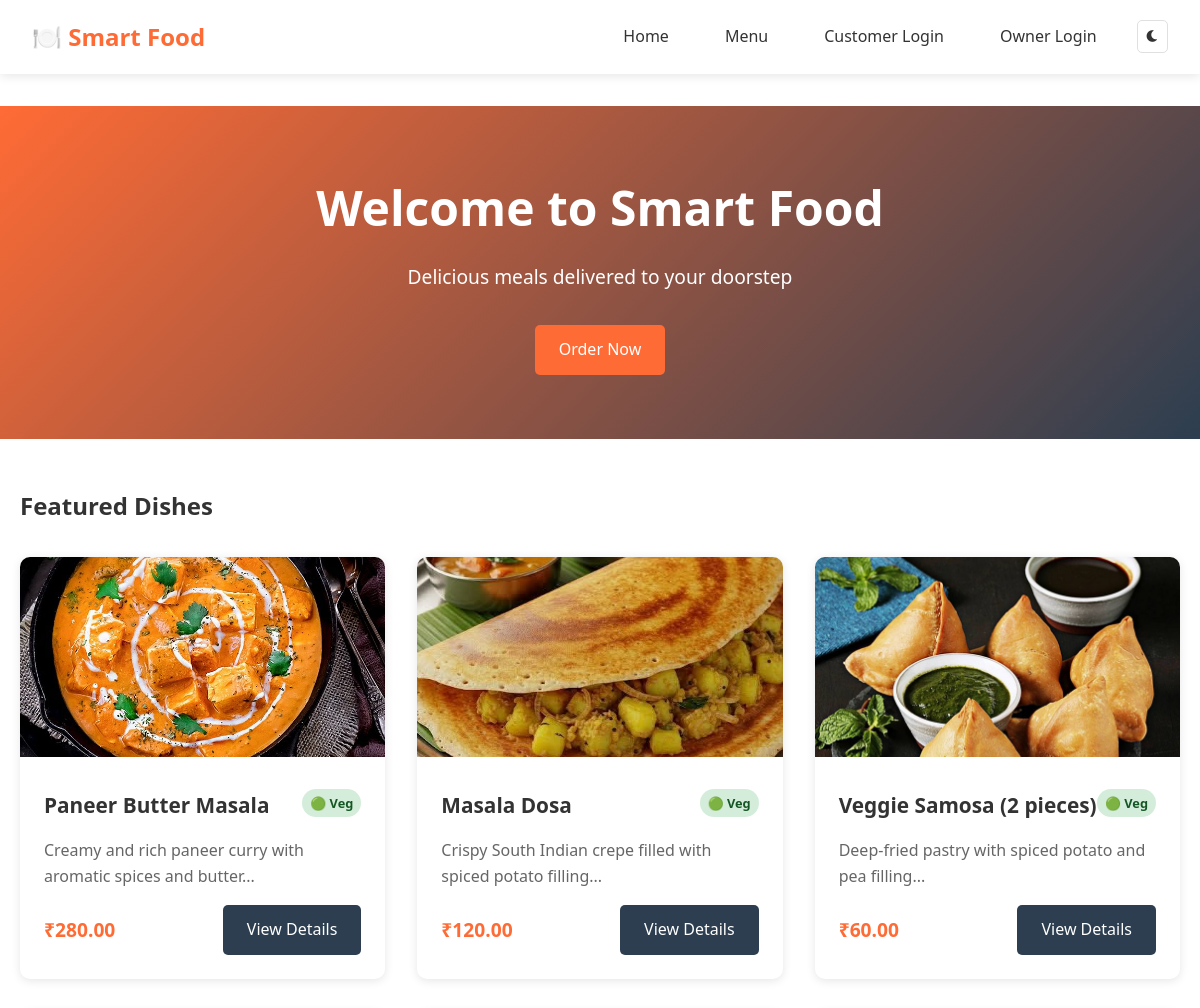
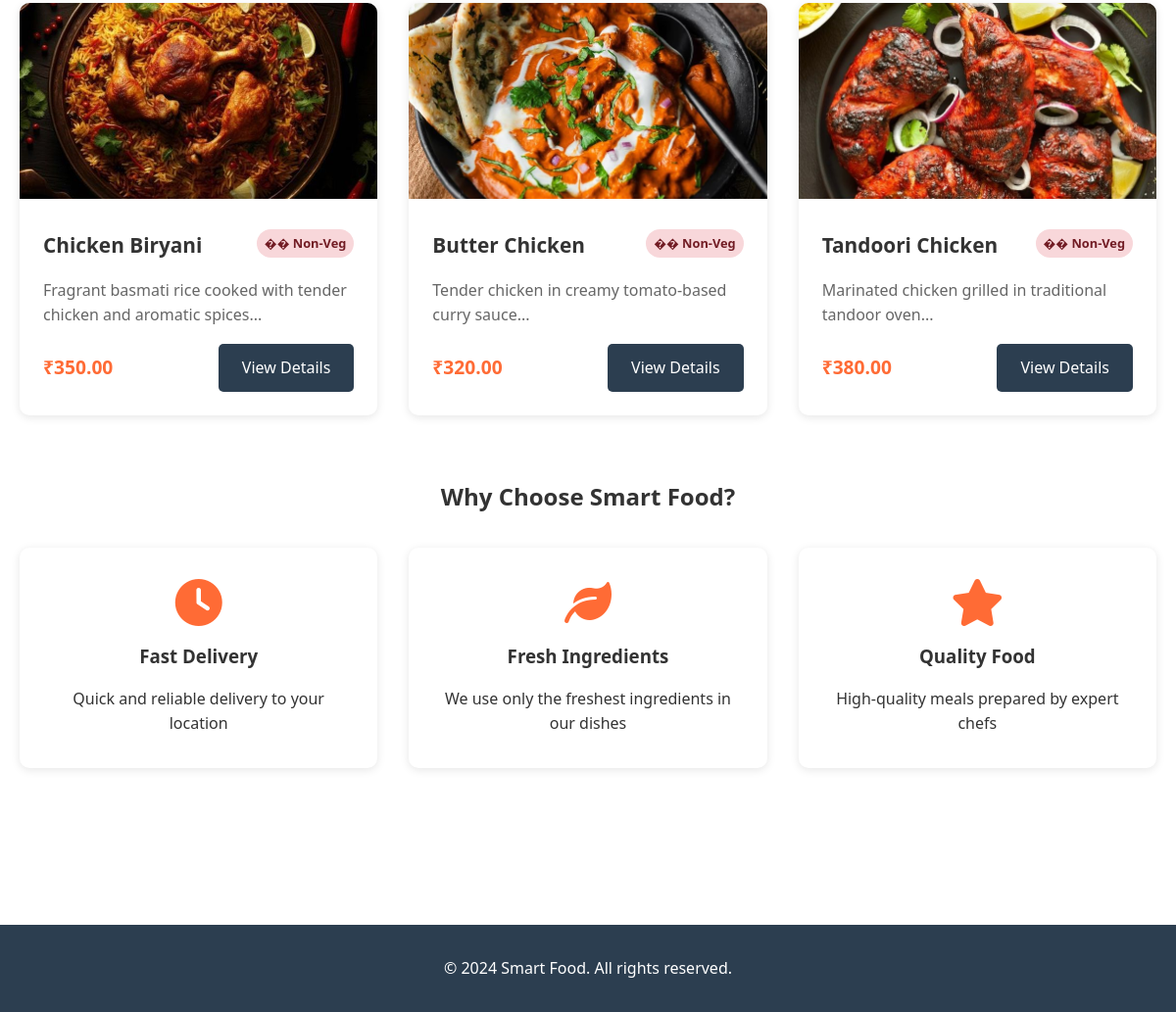
The page / on the database its author committed (2 pictures, top to bottom).
### models/models.py (models this page shows, shortened)
class Dish(db.Model):
    __tablename__ = 'dishes'
    id = db.Column(db.Integer, primary_key=True)
    name = db.Column(db.String(100), nullable=False)
    description = db.Column(db.Text, nullable=False)
    price = db.Column(db.Float, nullable=False)
    stock = db.Column(db.Integer, default=0)
    image_path = db.Column(db.String(200), default='default.jpg')
    is_veg = db.Column(db.Boolean, default=True)
    owner_id = db.Column(db.Integer, db.ForeignKey('owners.id'), nullable=False)
    created_at = db.Column(db.DateTime, default=datetime.utcnow)
    order_items = db.relationship('OrderItem', backref='dish', lazy=True)

### app.py (the view)
@app.route('/')
def index():
    dishes = Dish.query.limit(6).all()
    return render_template('index.html', dishes=dishes)

### templates/index.html (shortened to what this page needs)
{% extends "base.html" %}
{% block content %}
<div class="hero-section">
    <div class="hero-content">
        <h1>Welcome to Smart Food</h1>
        <p>Delicious meals delivered to your doorstep</p>
        <a href="{{ url_for('menu') }}" class="btn btn-primary">Order Now</a>
    </div>
</div>
<div class="container">
    <section class="featured-dishes">
        <h2>Featured Dishes</h2>
        <div class="dishes-grid">
            {% for dish in dishes %}
            <div class="dish-card">
                <img src="{{ url_for('static', filename='img/dishes/' + dish.image_path) }}"
                     alt="{{ dish.name }}" class="dish-image">
                <div class="dish-info">
                    <div class="dish-header">
                        <h3>{{ dish.name }}</h3>
                        <span class="dish-type {{ 'veg' if dish.is_veg else 'non-veg' }}">
                            {{ '🟢 Veg' if dish.is_veg else '�� Non-Veg' }}
                        </span>
                    </div>
                    <p class="dish-description">{{ dish.description[:100] }}...</p>
                    <div class="dish-footer">
                        <span class="dish-price">₹{{ "%.2f"|format(dish.price) }}</span>
                        <a href="{{ url_for('dish_detail', dish_id=dish.id) }}" class="btn btn-secondary">View Details</a>
                    </div>
                </div>
            </div>
            {% endfor %}
        </div>
    </section>
    <section class="features">
        <h2>Why Choose Smart Food?</h2>
        <div class="features-grid">
            <div class="feature-card">
                <i class="fas fa-clock"></i>
                <h3>Fast Delivery</h3>
                <p>Quick and reliable delivery to your location</p>
            </div>
            <div class="feature-card">
                <i class="fas fa-leaf"></i>
                <h3>Fresh Ingredients</h3>
                <p>We use only the freshest ingredients in our dishes</p>
            </div>
            <div class="feature-card">
                <i class="fas fa-star"></i>
                <h3>Quality Food</h3>
                <p>High-quality meals prepared by expert chefs</p>
            </div>
        </div>
    </section>
</div>
{% endblock %}

### templates/base.html (shortened to what this page needs)
<!DOCTYPE html>
<html lang="en">
<head>
    <link rel="stylesheet" href="{{ url_for('static', filename='css/styles.css') }}">
    <link href="https://cdnjs.cloudflare.com/ajax/libs/font-awesome/6.0.0/css/all.min.css" rel="stylesheet">
</head>
<body>
    <nav class="navbar">
        <div class="nav-container">
            <div class="nav-logo">
                <a href="{{ url_for('index') }}">🍽️ Smart Food</a>
            </div>
            <div class="nav-menu">
                <a href="{{ url_for('index') }}" class="nav-link">Home</a>
                <a href="{{ url_for('menu') }}" class="nav-link">Menu</a>
                {% if current_user.is_authenticated %}
                    {% if session.get('user_type') == 'customer' %}
                        <a href="{{ url_for('customer.cart') }}" class="nav-link">
                            <i class="fas fa-shopping-cart"></i> Cart
                        </a>
                        <a href="{{ url_for('customer.order_history') }}" class="nav-link">Orders</a>
                        <span class="nav-link">Hello, {{ current_user.name }}</span>
                        <a href="{{ url_for('auth.logout') }}" class="nav-link">Logout</a>
                    {% elif session.get('user_type') == 'owner' %}
                        <a href="{{ url_for('owner.dashboard') }}" class="nav-link">Dashboard</a>
                        <span class="nav-link">Hello, {{ current_user.name }}</span>
                        <a href="{{ url_for('auth.logout') }}" class="nav-link">Logout</a>
                    {% endif %}
                {% else %}
                    <a href="{{ url_for('auth.customer_login') }}" class="nav-link">Customer Login</a>
                    <a href="{{ url_for('auth.owner_login') }}" class="nav-link">Owner Login</a>
                {% endif %}
                <button id="theme-toggle" class="theme-toggle">
                    <i class="fas fa-moon"></i>
                </button>
            </div>
        </div>
    </nav>
    <main class="main-content">
        {% block content %}{% endblock %}
    </main>
    <footer class="footer">
        <div class="footer-content">
            <p>&copy; 2024 Smart Food. All rights reserved.</p>
        </div>
    </footer>
</body>
</html>

### static/css/styles.css (style rules this page uses)
html { background-color: #ffffff; transition: background-color 0.3s ease; }
* { -webkit-font-smoothing: antialiased; -moz-osx-font-smoothing: grayscale; }
:root { --primary-color: #ff6b35; --secondary-color: #2c3e50; --success-color: #27ae60; --danger-color: #e74c3c; --warning-color: #f39c12; --info-color: #3498db; --bg-color: #ffffff; --text-color: #333333; --card-bg: #ffffff; --border-color: #e0e0e0; --shadow: 0 2px 10px rgba(0,0,0,0.1); --navbar-bg: #ffffff; --input-bg: #ffffff; --hover-bg: #f8f9fa; }
* { margin: 0; padding: 0; box-sizing: border-box; }
body { font-family: 'Segoe UI', Tahoma, Geneva, Verdana, sans-serif; line-height: 1.6; color: var(--text-color); background-color: var(--bg-color); transition: background-color 0.3s ease, color 0.3s ease; opacity: 1; }
.container { max-width: 1200px; margin: 0 auto; padding: 0 20px; }
.navbar { background-color: var(--navbar-bg); box-shadow: var(--shadow); position: sticky; top: 0; z-index: 1000; transition: background-color 0.3s ease; }
.nav-container { display: flex; justify-content: space-between; align-items: center; padding: 1rem 2rem; max-width: 1200px; margin: 0 auto; }
.nav-logo a { font-size: 1.5rem; font-weight: bold; color: var(--primary-color); text-decoration: none; }
.nav-menu { display: flex; align-items: center; gap: 1.5rem; }
.nav-link { color: var(--text-color); text-decoration: none; padding: 0.5rem 1rem; border-radius: 5px; transition: background-color 0.3s ease; }
.theme-toggle { background: none; border: 1px solid var(--border-color); color: var(--text-color); padding: 0.5rem; border-radius: 5px; cursor: pointer; transition: all 0.3s ease; }
.main-content { min-height: calc(100vh - 120px); padding: 2rem 0; }
.hero-section { background: linear-gradient(135deg, var(--primary-color), var(--secondary-color)); color: white; text-align: center; padding: 4rem 2rem; margin-bottom: 3rem; }
.hero-content h1 { font-size: 3rem; margin-bottom: 1rem; }
.hero-content p { font-size: 1.2rem; margin-bottom: 2rem; }
.btn { display: inline-block; padding: 0.75rem 1.5rem; border: none; border-radius: 5px; text-decoration: none; cursor: pointer; font-size: 1rem; transition: all 0.3s ease; text-align: center; }
.btn-primary { background-color: var(--primary-color); color: white; }
.btn-secondary { background-color: var(--secondary-color); color: white; }
.dish-card, .owner-card, .order-card { background-color: var(--card-bg); border-radius: 10px; box-shadow: var(--shadow); overflow: hidden; transition: transform 0.3s ease, box-shadow 0.3s ease; }
.dishes-grid { display: grid; grid-template-columns: repeat(auto-fill, minmax(300px, 1fr)); gap: 2rem; margin: 2rem 0; }
.dish-image { width: 100%; height: 200px; object-fit: cover; }
.dish-info { padding: 1.5rem; }
.dish-header { display: flex; justify-content: space-between; align-items: flex-start; margin-bottom: 1rem; }
.dish-header h3 { font-size: 1.3rem; color: var(--text-color); }
.dish-type { padding: 0.25rem 0.5rem; border-radius: 15px; font-size: 0.8rem; font-weight: bold; }
.dish-type.veg { background-color: #d4edda; color: #155724; }
.dish-type.non-veg { background-color: #f8d7da; color: #721c24; }
.dish-description { color: #666; margin-bottom: 1rem; }
.dish-footer, .dish-actions { display: flex; justify-content: space-between; align-items: center; margin-top: 1rem; }
.dish-price { font-size: 1.2rem; font-weight: bold; color: var(--primary-color); }
.features { margin: 4rem 0; }
.features h2 { text-align: center; margin-bottom: 2rem; color: var(--text-color); }
.features-grid { display: grid; grid-template-columns: repeat(auto-fit, minmax(250px, 1fr)); gap: 2rem; }
.feature-card { text-align: center; padding: 2rem; background-color: var(--card-bg); border-radius: 10px; box-shadow: var(--shadow); }
.feature-card i { font-size: 3rem; color: var(--primary-color); margin-bottom: 1rem; }
.feature-card h3 { margin-bottom: 1rem; color: var(--text-color); }
.footer { background-color: var(--secondary-color); color: white; text-align: center; padding: 2rem 0; margin-top: 4rem; }

### rows shown on the page
Dish: image_path (picture), name "Paneer Butter Masala", is_veg "🟢 Veg", description "Creamy and rich paneer curry with aromatic spices and butter", price "280.00"
Dish: image_path (picture), name "Masala Dosa", is_veg "🟢 Veg", description "Crispy South Indian crepe filled with spiced potato filling", price "120.00"
Dish: image_path (picture), name "Veggie Samosa (2 pieces)", is_veg "🟢 Veg", description "Deep-fried pastry with spiced potato and pea filling", price "60.00"
Dish: image_path (picture), name "Chicken Biryani", is_veg "�� Non-Veg", description "Fragrant basmati rice cooked with tender chicken and aromatic spices", price "350.00"
Dish: image_path (picture), name "Butter Chicken", is_veg "�� Non-Veg", description "Tender chicken in creamy tomato-based curry sauce", price "320.00"
Dish: image_path (picture), name "Tandoori Chicken", is_veg "�� Non-Veg", description "Marinated chicken grilled in traditional tandoor oven", price "380.00"
